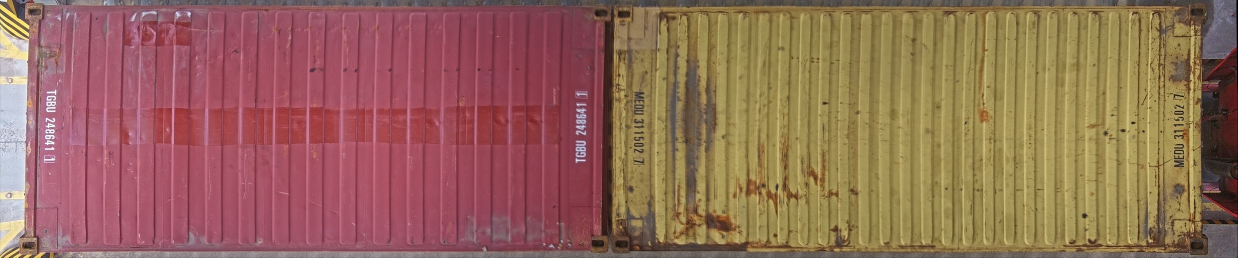
#> input picture rectified_retest_mosaic_baseline/panorama_43_74_bbox.jpg, 4949 x 1029 px (shown at 1/4 size)
$ python -i cor_util.py   (imports and definitions only)
#> lines starting #> are read from the running program, lines starting #| are printed output that depends on the picture
import numpy as np
import cv2
import math
import random
from sources.main_app.top.utils.tool_top import arrange_points
from sources.main_app.top.utils.helpper import line_intersection, nms,\
    get_center, distance, cal_angle_2line

ADD_COR = 20
ADD_BIGCOR = 10


# [304 lines left out: functions crop_frame, find_fourth_point, box_to_point, filter_edge, filter_gucors, final_4cors and 5 more, not called in this run]


def get_results(img, results):
    h, w = img.shape[:2]

    check_pass = False
    edge_cors = []
    gu_cors = []
    for r in results[0].boxes:
        box = r.xyxy[0]
        x1, y1, x2, y2 = map(int, box)
        conf = r.conf[0]

        if max(x2-x1, y2-y1) < 48:
            edge_cors.append([x1, y1, x2, y2, conf])
        else:
            gu_cors.append([x1, y1, x2, y2, conf]) if conf > 0.5 else None
            # pass this frame cause gu_cors is too near to edge_cors
            if x1<55 or x2>w-55:
                check_pass = True

    edge_cors = nms(edge_cors, 0.3)
    edge_cors = filter_edge(edge_cors, h, w)
    gu_cors = nms(gu_cors, 0.3)

    edge_pts, gu_pts = box_to_point(edge_cors, gu_cors, h, w)
    # filter corners for >2 gu corners
    if len(gu_cors) > 2:
        gu_cors = filter_gucors(gu_cors, w, h)

    # find 4 points from 3 list points that nearest to edge of image
    corners = final_4cors(edge_pts, gu_pts, h, w)

    corners = correct_corners(img, corners, gu_cors, h, w) if len(corners) == 4 else corners

    return corners, check_pass


# [79 lines left out: function adjust_corners, not called in this run]

>>> import cv2
>>> picture = cv2.imread('../../../../../rectified_retest_mosaic_baseline/panorama_43_74_bbox.jpg', cv2.IMREAD_GRAYSCALE)
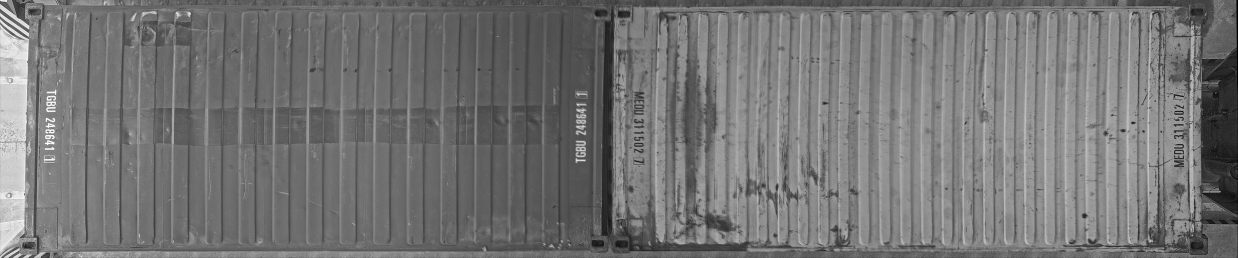
#> picture: shape (1029, 4949) (shown at 1/4 size); min 0, max 255, mean 116.7
>>> result = get_results(picture, 'out.png')
#> (the run stopped early here; a loop or call above may not have finished)
